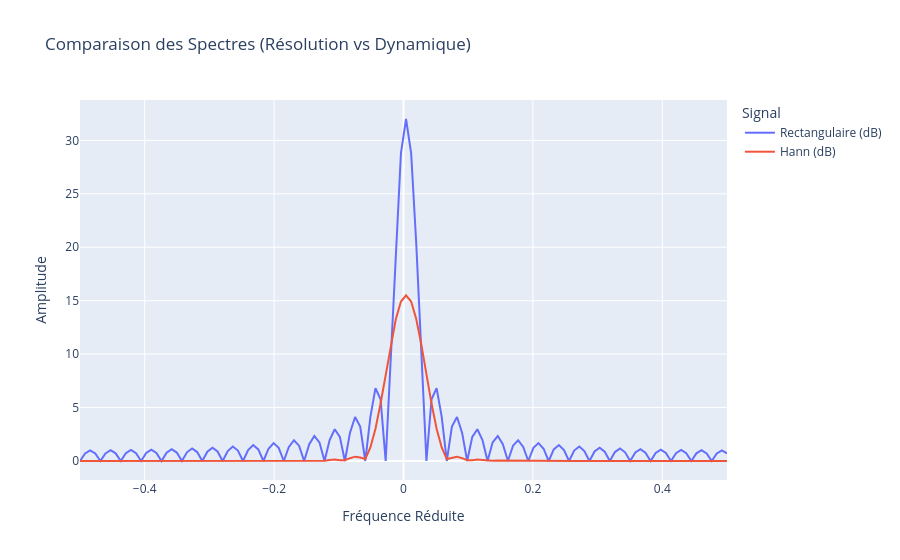

Source (notebook cell):
### Markdown cell above
### Question 4

### Code cell
N_fft = 4 * K

S_B = np.fft.fftshift(np.fft.fft(wB, n=N_fft))
S_H = np.fft.fftshift(np.fft.fft(wH, n=N_fft))

f_norm = np.linspace(-0.5, 0.5, N_fft)


df_freq = pd.DataFrame({
    "Fréquence Réduite": f_norm,
    "Rectangulaire (dB)": np.abs(S_B),
    "Hann (dB)": np.abs(S_H)
})

px.line(df_freq, x="Fréquence Réduite", y=["Rectangulaire (dB)", "Hann (dB)"], title="Comparaison des Spectres (Résolution vs Dynamique)", labels={"value": "Amplitude", "variable": "Signal"}).show()
